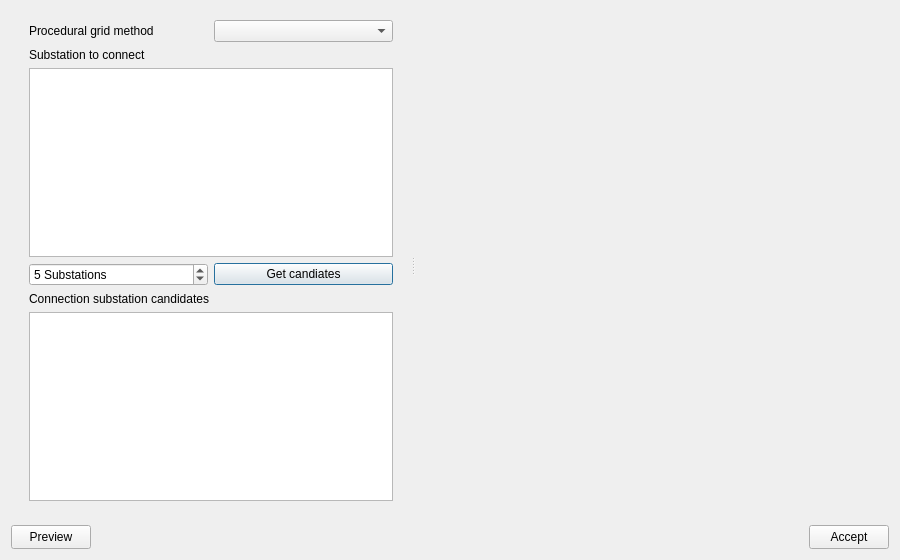
<?xml version="1.0" encoding="UTF-8"?>
<ui version="4.0">
 <class>Dialog</class>
 <widget class="QDialog" name="Dialog">
  <property name="geometry">
   <rect>
    <x>0</x>
    <y>0</y>
    <width>900</width>
    <height>560</height>
   </rect>
  </property>
  <property name="windowTitle">
   <string>Procedural grid expansion</string>
  </property>
  <property name="windowIcon">
   <iconset resource="../Icons/icons.qrc">
    <normaloff>:/Icons/icons/automatic_layout.png</normaloff>:/Icons/icons/automatic_layout.png</iconset>
  </property>
  <layout class="QVBoxLayout" name="verticalLayout">
   <item>
    <widget class="QSplitter" name="splitter">
     <property name="orientation">
      <enum>Qt::Orientation::Horizontal</enum>
     </property>
     <widget class="QFrame" name="leftFrame">
      <property name="maximumSize">
       <size>
        <width>400</width>
        <height>16777215</height>
       </size>
      </property>
      <property name="frameShape">
       <enum>QFrame::Shape::NoFrame</enum>
      </property>
      <property name="frameShadow">
       <enum>QFrame::Shadow::Raised</enum>
      </property>
      <layout class="QVBoxLayout" name="leftVerticalLayout">
       <property name="topMargin">
        <number>0</number>
       </property>
       <item>
        <widget class="QFrame" name="parametersFrame">
         <property name="frameShape">
          <enum>QFrame::Shape::NoFrame</enum>
         </property>
         <property name="frameShadow">
          <enum>QFrame::Shadow::Raised</enum>
         </property>
         <layout class="QGridLayout" name="gridLayout">
          <item row="0" column="0">
           <widget class="QLabel" name="label">
            <property name="text">
             <string>Procedural grid method</string>
            </property>
           </widget>
          </item>
          <item row="0" column="1">
           <widget class="QComboBox" name="methodComboBox"/>
          </item>
          <item row="1" column="0" colspan="2">
           <widget class="QLabel" name="label_3">
            <property name="text">
             <string>Substation to connect</string>
            </property>
           </widget>
          </item>
          <item row="2" column="0" colspan="2">
           <widget class="QListView" name="targetSubstationListView"/>
          </item>
          <item row="3" column="0">
           <widget class="QSpinBox" name="topClosestSpinBox">
            <property name="suffix">
             <string> Substations</string>
            </property>
            <property name="minimum">
             <number>1</number>
            </property>
            <property name="maximum">
             <number>9999999</number>
            </property>
            <property name="value">
             <number>5</number>
            </property>
           </widget>
          </item>
          <item row="3" column="1">
           <widget class="QPushButton" name="computeCandidatesButton">
            <property name="toolTip">
             <string>Compute the N closest candiate substations</string>
            </property>
            <property name="text">
             <string>Get candiates</string>
            </property>
           </widget>
          </item>
          <item row="4" column="0" colspan="2">
           <widget class="QLabel" name="label_2">
            <property name="text">
             <string>Connection substation candidates</string>
            </property>
           </widget>
          </item>
          <item row="5" column="0" colspan="2">
           <widget class="QListView" name="candidateSubstationListView">
            <property name="toolTip">
             <string>List of subations that can be connected to the selected substations</string>
            </property>
           </widget>
          </item>
         </layout>
        </widget>
       </item>
      </layout>
     </widget>
     <widget class="QFrame" name="plotFrame">
      <property name="frameShape">
       <enum>QFrame::Shape::NoFrame</enum>
      </property>
      <property name="frameShadow">
       <enum>QFrame::Shadow::Raised</enum>
      </property>
      <layout class="QVBoxLayout" name="plotVerticalLayout">
       <property name="leftMargin">
        <number>0</number>
       </property>
       <property name="topMargin">
        <number>0</number>
       </property>
       <property name="rightMargin">
        <number>0</number>
       </property>
       <property name="bottomMargin">
        <number>0</number>
       </property>
       <item>
        <widget class="QLabel" name="summaryLabel">
         <property name="text">
          <string/>
         </property>
         <property name="wordWrap">
          <bool>true</bool>
         </property>
        </widget>
       </item>
       <item>
        <widget class="GraphsWidget" name="plotWidget" native="true">
         <property name="sizePolicy">
          <sizepolicy hsizetype="Expanding" vsizetype="Expanding">
           <horstretch>0</horstretch>
           <verstretch>1</verstretch>
          </sizepolicy>
         </property>
        </widget>
       </item>
      </layout>
     </widget>
    </widget>
   </item>
   <item>
    <widget class="QFrame" name="buttonsFrame">
     <property name="maximumSize">
      <size>
       <width>16777215</width>
       <height>36</height>
      </size>
     </property>
     <property name="frameShape">
      <enum>QFrame::Shape::NoFrame</enum>
     </property>
     <property name="frameShadow">
      <enum>QFrame::Shadow::Raised</enum>
     </property>
     <layout class="QHBoxLayout" name="buttonsHorizontalLayout">
      <property name="leftMargin">
       <number>0</number>
      </property>
      <property name="topMargin">
       <number>0</number>
      </property>
      <property name="rightMargin">
       <number>0</number>
      </property>
      <property name="bottomMargin">
       <number>0</number>
      </property>
      <item>
       <widget class="QPushButton" name="previewButton">
        <property name="minimumSize">
         <size>
          <width>24</width>
          <height>24</height>
         </size>
        </property>
        <property name="toolTip">
         <string>Preview</string>
        </property>
        <property name="text">
         <string>Preview</string>
        </property>
        <property name="icon">
         <iconset resource="../Icons/icons.qrc">
          <normaloff>:/Icons/icons/run_cascade_step.png</normaloff>:/Icons/icons/run_cascade_step.png</iconset>
        </property>
       </widget>
      </item>
      <item>
       <spacer name="horizontalSpacer">
        <property name="orientation">
         <enum>Qt::Orientation::Horizontal</enum>
        </property>
        <property name="sizeHint" stdset="0">
         <size>
          <width>40</width>
          <height>20</height>
         </size>
        </property>
       </spacer>
      </item>
      <item>
       <widget class="QPushButton" name="acceptButton">
        <property name="minimumSize">
         <size>
          <width>24</width>
          <height>24</height>
         </size>
        </property>
        <property name="toolTip">
         <string>Create Grid</string>
        </property>
        <property name="text">
         <string>Accept</string>
        </property>
        <property name="icon">
         <iconset resource="../Icons/icons.qrc">
          <normaloff>:/Icons/icons/color_grid.png</normaloff>:/Icons/icons/color_grid.png</iconset>
        </property>
       </widget>
      </item>
     </layout>
    </widget>
   </item>
  </layout>
 </widget>
 <customwidgets>
  <customwidget>
   <class>GraphsWidget</class>
   <extends>QWidget</extends>
   <header>VeraGrid.Gui.PlotDialogue.qt_chart_widget</header>
   <container>1</container>
  </customwidget>
 </customwidgets>
 <resources>
  <include location="../Icons/icons.qrc"/>
 </resources>
 <connections/>
</ui>
